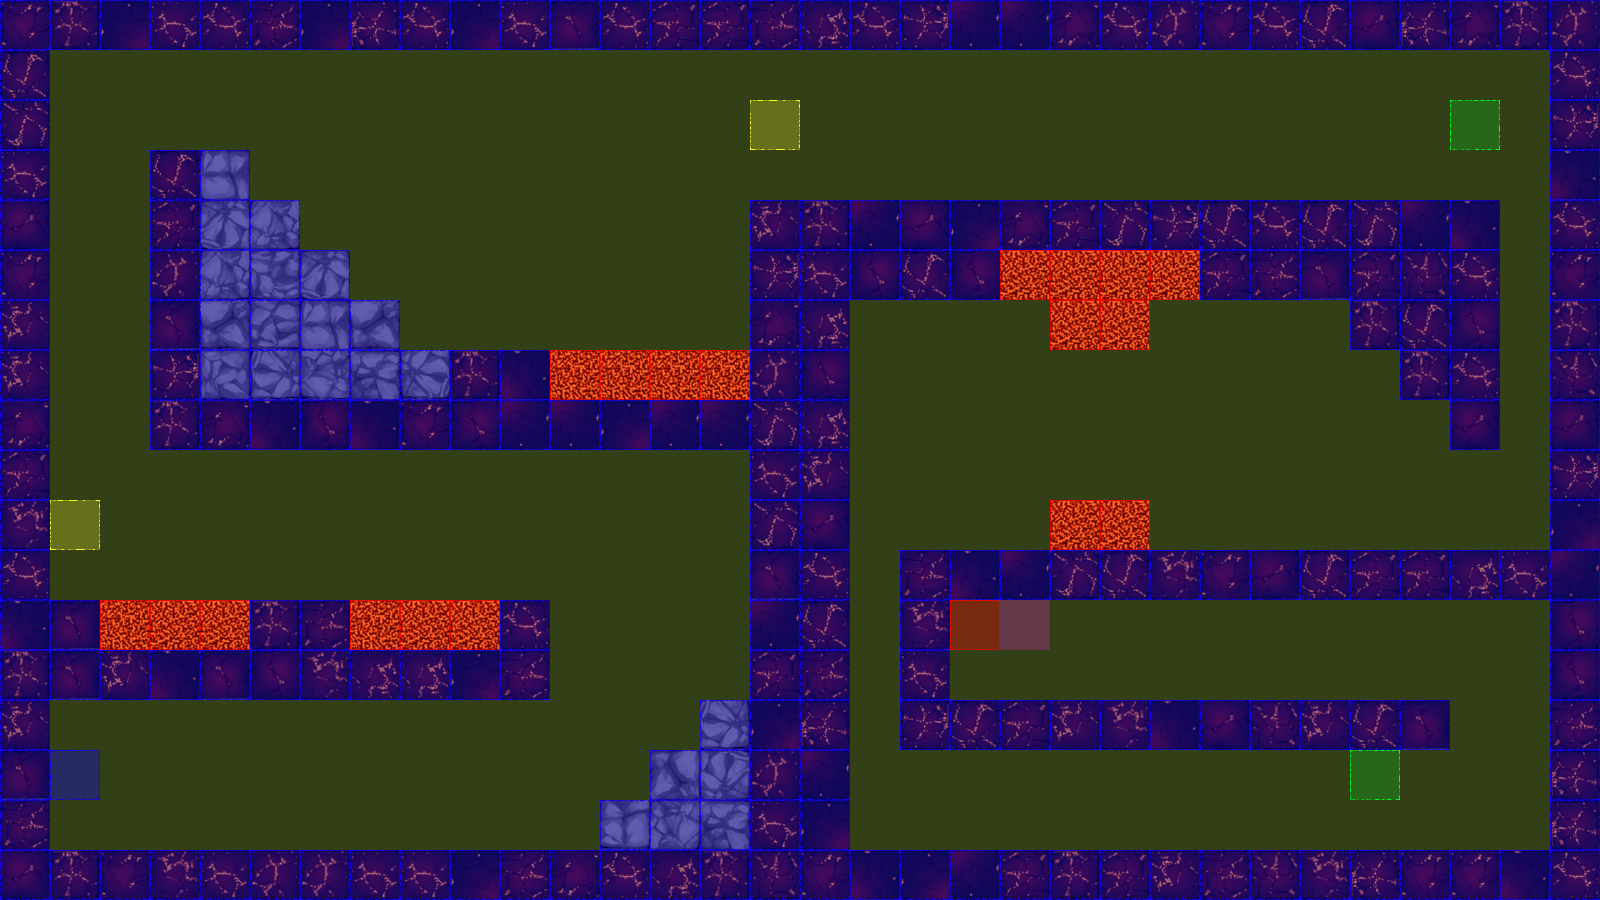

Rendered tile map (Tiled .tmx) drawn with the repository's tilesets; below, a short description and the map source with its tile grids summarised:
An orthogonal 32x18 tile map with 50x50 px tiles, 3 tile layers (terrain, collision, event), 2 tilesets.

<map version="1.0" orientation="orthogonal" renderorder="left-up" width="32" height="18" tilewidth="50" tileheight="50" nextobjectid="3">
 <tileset firstgid="1" name="dungeonTile.png" tilewidth="50" tileheight="50" tilecount="64" columns="8">
  <image source="tiles/dungeonTile.png" width="400" height="400" />
 </tileset>
 <tileset firstgid="65" name="collisionTile" tilewidth="50" tileheight="50" tilecount="12" columns="3">
  <image source="tiles/collisionTile.png" width="150" height="200" />
 </tileset>
 <layer name="terrain" width="32" height="18">
  <data>[576 cells, 248 non-empty, 40 distinct tile ids]</data>
 </layer>
 <layer name="collision" width="32" height="18">
  <data>[576 cells, 576 non-empty, 3 distinct tile ids]</data>
 </layer>
 <layer name="event" width="32" height="18">
  <data>[576 cells, 7 non-empty, 5 distinct tile ids]</data>
 </layer>
</map>
